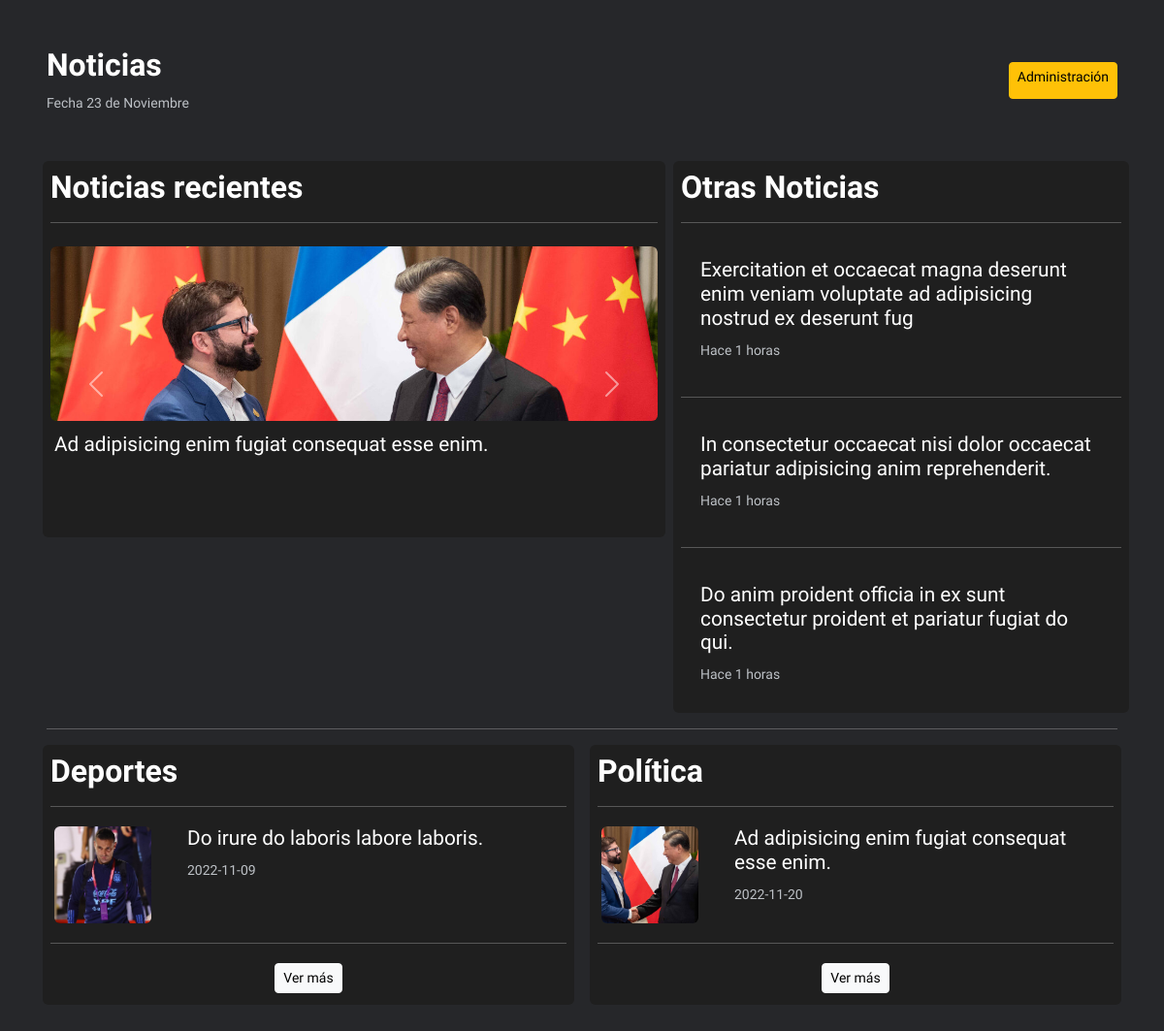
The page / on the database its author committed.
### tables this page shows
CREATE TABLE `tabla_noticia` (
  `id` int(11) NOT NULL,
  `titulo` varchar(100) NOT NULL,
  `imagen` varchar(1000) NOT NULL,
  `resumen` varchar(1000) NOT NULL,
  `noticia` varchar(4000) NOT NULL,
  `fecha` date NOT NULL,
  `categoria` varchar(50) NOT NULL DEFAULT 'Otro'
);

### cnn.php (called while the page is built, shortened)
<?php
    $months = ["Enero", "Febrero", "Marzo", "Abril", "Mayo", "Junio", "Julio", "Agosto", "Septiembre", "Octubre", "Noviembre", "Diciembre"];
    $day = date("d");
    $month = date("m") - 1;

### index.php (the view, shortened to what this page needs)
<?php
include("cnn.php");
?>
<!DOCTYPE html>
<html lang="en">
<head>
    <link href="https://cdn.jsdelivr.net/npm/bootstrap@5.2.2/dist/css/bootstrap.min.css" rel="stylesheet">
    <link rel="stylesheet" href="css/style.css">
    <link rel="stylesheet" href="css/index.css">
</head>
<body class="m-5">
    <header class="d-grid mb-5">
        <div class="row">
            <div class="col">
                <h1>Noticias</h1>
                <small><?php echo "Fecha $day de $months[$month]" ?></small>
            </div>
            <div class="col d-sm-flex flex-row-reverse">
                <a href="admin.php" type="button" class="btn btn-warning btn-sm my-3">Administración</a>
            </div>
        </div>
    </header>
    <main>
        <div class="row d-flex">
            <article class="col-md-7 p-0 px-md-2">
                <section class="rounded p-2">
                    <h2>Noticias recientes</h2>
                    <hr>
                    <div id="recentnewsCarousel" class="carousel slide rounded" data-ride="carousel">
                        <div class="carousel-inner text-center">
                            <?php
                            $sql = "SELECT titulo, imagen FROM tabla_noticia ORDER BY fecha DESC LIMIT 3    ;";
                            $result = mysqli_query($conexion, $sql);
                            $active = "active";
                            while ($mostrar = mysqli_fetch_array($result)) {
                                echo "<div class='carousel-item $active'>";
                                echo "  <div class='image-container my-2 rounded'>";
                                echo "      <img class='img-fluid rounded-top' src='assets/img/$mostrar[1]' alt=''>";
                                echo "  </div>";
                                echo "  <div class='titulo-container text-start'>";
                                echo "      <h4 class='p-1'>$mostrar[0] </h4>";
                                echo "  </div>";
                                echo "</div>";
                                $active = "";
                            }
                            ?>
                        </div>
                        <button class="carousel-control-prev" type="button" data-bs-target="#recentnewsCarousel" data-bs-slide="prev">
                            <span class="carousel-control-prev-icon" aria-hidden="true"></span>
                        </button>
                        <button class="carousel-control-next" type="button" data-bs-target="#recentnewsCarousel" data-bs-slide="next">
                            <span class="carousel-control-next-icon" aria-hidden="true"></span>
                        </button>
                    </div>
                </section>
            </article>
            <aside class="col-md-5 my-3 my-md-0 rounded p-2 px-md-2">
                <h2>Otras Noticias</h2>
                <?php
                $sql = "SELECT titulo, imagen FROM tabla_noticia WHERE categoria NOT IN ('Deportes', 'Politica') ORDER BY fecha DESC LIMIT 3;";
                $result = mysqli_query($conexion, $sql);
                while ($mostrar = mysqli_fetch_array($result)) {
                    echo "<hr>";
                    echo "<div class='row-md d-md-flex'>";
                    echo "  <div class='col-md m-1'>";
                    echo "      <div class='card'>";
                    echo "          <div class='card-body'>";
                    echo "              <h4 class='card-title cutlines'>$mostrar[0]</h5>";
                    echo "              <small>Hace 1 horas</small>";
                    echo "          </div>";
                    echo "      </div>";
                    echo "  </div>";
                    echo "</div>";
                }
                ?>
            </aside>
        </div>
        <hr>
        <div class="row">
            <article class="col-md-6 p-0 px-md-2">
                <section class="p-2 rounded" id="">
                    <h2>Deportes</h2>
                    <div id="deportes">
                        <?php
                        $sql = "SELECT titulo, imagen, fecha FROM tabla_noticia WHERE LOWER(categoria) = 'deportes' ORDER BY fecha DESC LIMIT 3;";
                        $result = mysqli_query($conexion, $sql);
                        while ($mostrar = mysqli_fetch_array($result)) {
                            echo "<hr>";
                            echo "<div class='row p-1'>";
                            echo "  <div class='col-3 d-flex flex-column justify-content-center'>";
                            echo "      <img class='small-square rounded' src='assets/img/$mostrar[imagen]' alt=''>";
                            echo "  </div>";
                            echo "  <div class='col'>";
                            echo "      <h4 class='cutlines'>$mostrar[titulo]</h4>";
                            echo "      <small>$mostrar[2]</small>";
                            echo "  </div>";
                            echo "</div>";
                        }
                        ?>
                    </div>
                    <hr>
                    <div class="row d-flex justify-content-center p-1">
                        <div class="col d-flex justify-content-center ">
                            <button type="button" class="btn btn-light btn-sm btn-block" onclick="update('deportes')"> Ver más</button>
                        </div>
                    </div>
                </section>
            </article>
            <article class="col-md-6 p-0 px-md-2">
                <section class="p-2 rounded">
                    <h2>Política</h2>
                    <div id="politica">
                        <?php
                        $sql = "SELECT titulo, imagen, fecha FROM tabla_noticia WHERE LOWER(categoria) = 'politica' ORDER BY fecha DESC LIMIT 3;";
                        $result = mysqli_query($conexion, $sql);
                        while ($mostrar = mysqli_fetch_array($result)) {
                            echo "<hr>";
                            echo "<div class='row p-1'>";
                            echo "  <div class='col-3 d-flex flex-column justify-content-center'>";
                            echo "      <img class='small-square rounded' src='assets/img/$mostrar[1]' alt=''>";
                            echo "  </div>";
                            echo "  <div class='col'>";
                            echo "      <h4 class='cutlines'>$mostrar[0]</h4>";
                            echo "      <small>$mostrar[2]</small>";
                            echo "  </div>";
                            echo "</div>";
                        }
                        ?>
                    </div>
                    <hr>
                    <div class="row d-flex justify-content-center p-1">
                        <div class="col d-flex justify-content-center ">
                            <button type="button" class="btn btn-light btn-sm btn-block" onclick="update('politica')"> Ver más</button>
                        </div>
                    </div>
                </section>
            </article>
        </div>
    </main>
</body>
</html>

### css/style.css (style rules this page uses)
:root { --color-bg: #26272a; --gris: #bdc1c6; --gris-oscuro: #1f1f1f; }
* { color: white; font-family: 'Mulish', sans-serif; }
h1, h2, h3 { font-weight: 700; }
body { background-color: var(--color-bg); }

### css/index.css (style rules this page uses)
small { color: var(--gris); }
h1 { font-size: 2rem; }
h4 { font-size: 1rem; }
.image-container { object-fit: fill; height: 100px; overflow: hidden; }
section { background-color: var(--gris-oscuro); }
.card { background-color: inherit; border: none; }
aside { background-color: var(--gris-oscuro); }
.small-square { width: 50px; height: 50px; object-fit: cover; }
.cutlines { overflow: hidden; text-overflow: ellipsis; display: -webkit-box; -webkit-line-clamp: 3; line-clamp: 3; -webkit-box-orient: vertical; }
@media (min-width: 425px) { .image-container { height: 120px; } }
@media (min-width: 768px) { h4 { font-size: 1.3rem; } }
@media (min-width: 768px) { .carousel { height: 300px; } }
@media (min-width: 768px) { .image-container { height: 180px; } }
@media (min-width: 768px) { .small-square { width: 60px; height: 60px; } }
@media (min-width: 1024px) { .small-square { width: 100px; height: 100px; } }

### rows shown on the page
tabla_noticia: imagen (picture), titulo "Ad adipisicing enim fugiat consequat esse enim.", fecha "2022-11-20"
tabla_noticia: titulo "Exercitation et occaecat magna deserunt enim veniam voluptate ad adipisicing nostrud ex deserunt fug"
tabla_noticia: titulo "In consectetur occaecat nisi dolor occaecat pariatur adipisicing anim reprehenderit."
tabla_noticia: titulo "Do anim proident officia in ex sunt consectetur proident et pariatur fugiat do qui."
tabla_noticia: imagen (picture), titulo "Do irure do laboris labore laboris.", fecha "2022-11-09"

### other values the page prints
$day "23"
$months[$month] "Noviembre"
